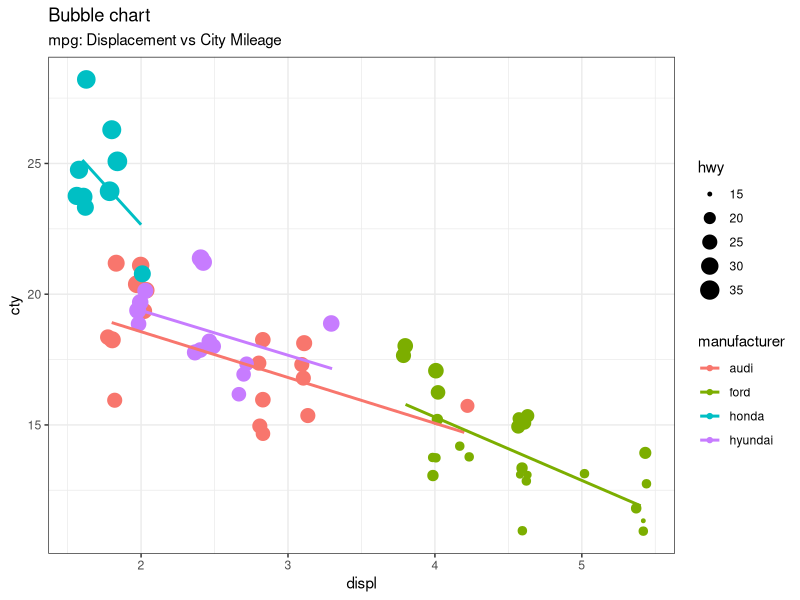

This figure's R source: (Note: this script raises an error after producing the figure.)
## ---- chunk 1
vec <- c(1, 2, 3)
print(vec)
## ---- chunk 2
vec2 <- c(10, 20, 30)
vec3 <- vec * vec2
print(vec3)     
## ---- chunk 3
r_vec <- c(1, 2, 3, 4, 5)

reduce_sum <- function(...) {
  Reduce(sum, as.list(...))
}
## ---- chunk 4
print(r_vec)
print(reduce_sum(r_vec))
## ---- chunk 5
# load package and data
library(ggplot2)
data(mpg, package="ggplot2")

mpg_select <- mpg[mpg$manufacturer %in% c("audi", "ford", "honda", "hyundai"), ]

# Scatterplot
theme_set(theme_bw())  # pre-set the bw theme.
g <- ggplot(mpg_select, aes(displ, cty)) + 
  labs(subtitle="mpg: Displacement vs City Mileage",
       title="Bubble chart")

g + geom_jitter(aes(col=manufacturer, size=hwy)) + 
  geom_smooth(aes(col=manufacturer), method="lm", se=F)
## ---- chunk 6
set.seed(123)

df <- data.frame(
  g1 = c(1, 1, 2, 2, 2),
  g2 = c(1, 2, 1, 2, 1),
  a = sample(5),
  b = sample(5)
)

as.data.frame(df) 

d2 <- df %>%
  group_by(g1) %>%
  summarise(a = mean(a))
	       
as.data.frame(d2)	       

d2 <- df %>%
  group_by(g2) %>%
  summarise(a = mean(a))
	       
as.data.frame(d2)	       
## ---- chunk 7
my_summarise <- function(df, group_var) {
  df %>%
    group_by(group_var) %>%
    summarise(a = mean(a))
}

# my_summarise(df, g1)
#> Error: Column `group_var` is unknown
## ---- chunk 8
grouped_mean <- function(data, grouping_variables, value_variables) {
  data %>%
    group_by_at(grouping_variables) %>%
    mutate(count = n()) %>%
    summarise_at(c(value_variables, "count"), mean, na.rm = TRUE) %>%
    rename_at(value_variables, funs(paste0("mean_", .)))
    }

gm = starwars %>% 
   grouped_mean("eye_color", c("mass", "birth_year"))

as.data.frame(gm)   
